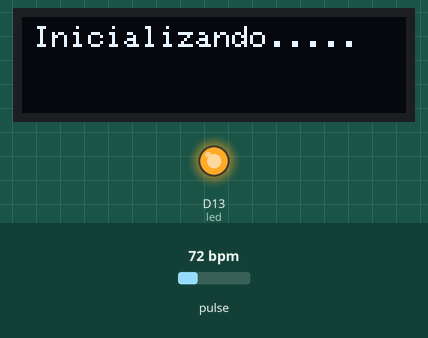
Recording of a sketch running on a simulated Arduino MKR. Shown: 128×32 one-colour display, output pins drawn as LEDs (lit = HIGH). Inputs (shaded band) come from the test bench; at power-on: pulse 72 bpm. WiFi joins after 1.5 s; servers stay silent unless stated; the display library's start-up logo is not drawn; no MQTT or app messages arrive unless stated; nothing arrives over Bluetooth unless stated; what the sketch prints to the serial monitor is not drawn.

Above: at 16.7 s.
At 19.7 s:
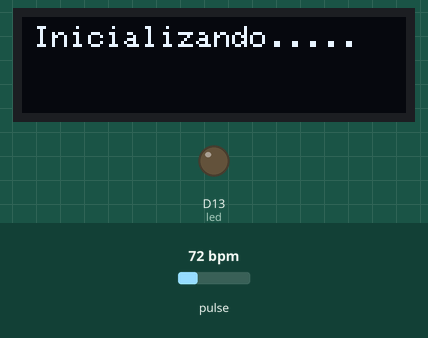
At 20.2 s:
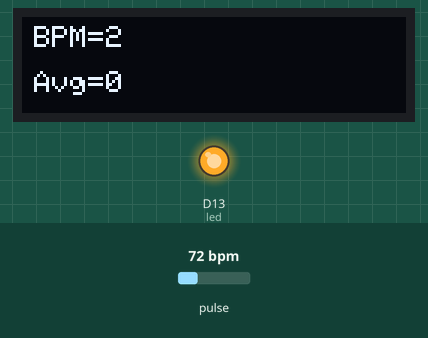
At 35.3 s:
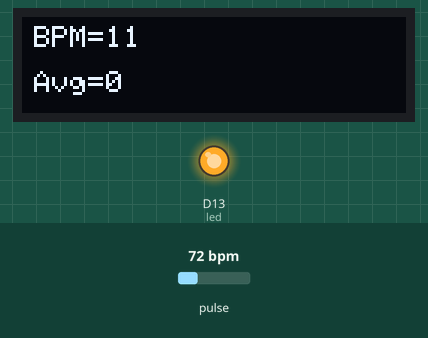
Timing chart, 0 to 36.8 s (numbered marks = the images above):
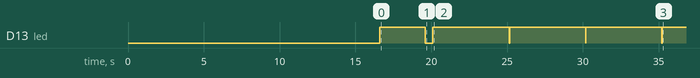

Measured:
- by itself, D13 (led): repeats every 5.1 s: HIGH 5.0 s, LOW 0.02 s
- what the display in image 0 shows lasts 3.5 s, from 16.6 s to 20.1 s
- what the display in image 2 shows lasts 5.0 s, from 20.2 s to 25.2 s

The sketch:

AllTogether.ino
```cpp
#include <Wire.h>
#include "MAX30105.h"
#include <WiFiNINA.h>
#include <ArduinoHttpClient.h>
#include <PubSubClient.h>
#include "heartRate.h"
#include <Adafruit_SSD1306.h>
#include <string>
#include <ArduinoBLE.h>

#define SCREEN_WIDTH 128 // OLED display width, in pixels
#define SCREEN_HEIGHT 32 // OLED display height, in pixels
#define OLED_RESET -1

MAX30105 particleSensor;
Adafruit_SSD1306 display(SCREEN_WIDTH, SCREEN_HEIGHT, &Wire, OLED_RESET);

const byte RATE_SIZE = 4;
byte rates[RATE_SIZE];
byte rateSpot = 0;
long lastBeat = 0;

float beatsPerMinute;
int beatAvg;

int textSize = 1;
bool textInverted = false;
String texto;
int textX;
int textY;
bool clearScreen = false;
String linea1;
String linea2;

int led = 13;

void subMQTT(char*);
void callback(char*, byte*, unsigned int);
void conectarWifi();
const char* ssid = "DIGIFIBRA-DDBB";
const char* password = "DKKQJ8QEF7";
const char* ubidotsToken = "BBFF-L5Ortesi8rSvkYiuLzBivbhi6nZQdC";
const char* ubidotsPassword = "@dani2703";
WiFiClient wifiClient;
PubSubClient client(wifiClient);
const char* mqttServer = "industrial.api.ubidots.com";
const int mqttPort = 1883;

BLEService bleService("19b10010-e8f2-537e-4f6c-d104768a1214"); // UUID for the BLE service
BLEIntCharacteristic intCharacteristic("2A37", BLERead | BLENotify);

void activarBluetooth();
void oledERRORDEDO();
void Blink(int ms);
void BlinkHIGH(int ms);
void BlinkLOW(int ms);

void setup() {
  delay(3000);
  Serial.begin(9600);
  Serial.println("Programa iniciado.");

  conectarWifi();
  subMQTT((char*)"/v1.6/devices/mqtt/pulsaciones/lv");

  if (!display.begin(SSD1306_SWITCHCAPVCC, 0x3C)) {
    Serial.print("SSD1306 allocation failed");
    for (;;)
      ; // Don't proceed, loop forever
  }

  display.display(); // Required by Adafruit Copywrite
  delay(2000);       // Pause for 2 seconds
  display.clearDisplay();

  // Initialize sensor
  if (!particleSensor.begin(Wire, I2C_SPEED_FAST)) {
    Serial.println("MAX30105 was not found. Please check wiring/power.");
    while (1)
      ;
  }
  particleSensor.setup();
  particleSensor.setPulseAmplitudeRed(0x0A);
  particleSensor.setPulseAmplitudeGreen(0);

  display.clearDisplay();
  printText(1, 4, 3, "Inicializando.....");
  display.display();
  pinMode(led, OUTPUT);
  digitalWrite(led, HIGH);
  delay(3000);
  digitalWrite(led, LOW);
  delay(500);

  activarBluetooth();
}

void loop() {

  BLEDevice central = BLE.central();


  oledERRORDEDO();
  long irValue = particleSensor.getIR();

  while (beatsPerMinute < 20 || beatsPerMinute > 220) {
    irValue = particleSensor.getIR();

    if (checkForBeat(irValue) == true) {
      long delta = millis() - lastBeat;
      lastBeat = millis();

      beatsPerMinute = 60 / (delta / 1000.0);

      if (beatsPerMinute < 255 && beatsPerMinute > 20) {
        rates[rateSpot++] = (byte)beatsPerMinute;
        rateSpot %= RATE_SIZE;

        beatAvg = 0;
        for (byte x = 0; x < RATE_SIZE; x++) {
          beatAvg += rates[x];
        }
        beatAvg /= RATE_SIZE;
      }
    }

    if (irValue < 50000) {
      linea1 = "ERROR DEDO";
      linea2 = "";
    } else {
      linea1 = "BPM=" + String(int(beatsPerMinute));
      linea2 = "Avg=" + String(beatAvg);
    }

    display.clearDisplay();
    printText(1, 4, 3, linea1);
    printText(1, 4, 18, linea2);
    display.display();

    intCharacteristic.writeValue(beatsPerMinute);
    Serial.println("Enviado valor del sensor al dispositivo conectado mediante BLE!");

    if (int(beatsPerMinute) < 70) {
      digitalWrite(led, HIGH);
      delay(5000);
      digitalWrite(led, LOW);
    } else {
      if (int(beatsPerMinute) >= 70 && int(beatsPerMinute) < 110) {
        Blink(1000);
        Blink(1000);
        BlinkHIGH(1000);
        digitalWrite(led, LOW);
      } else {
        if (int(beatsPerMinute) > 110) {
          Blink(500);
          Blink(500);
          Blink(500);
          Blink(500);
          Blink(500);
        }
      }
    }

    // Send data to Ubidots
    String payload = "{\"pulsaciones\":" + String(beatsPerMinute) + "}";
    client.publish("/v1.6/devices/mqtt", payload.c_str());
  }

}

void conectarWifi() {
  int status = WL_IDLE_STATUS;
  while (status != WL_CONNECTED) {
    Serial.print("Attempting to connect to SSID: ");
    Serial.println(ssid);
    status = WiFi.begin(ssid, password);
    delay(10000);
  }
  Serial.println("Connected to wifi");
}

void subMQTT(char *topic) {
  client.setServer(mqttServer, mqttPort);
  client.setCallback(callback);

  while (!client.connected()) {
    Serial.println("Connecting to MQTT...");
    if (client.connect("ESP32Client", ubidotsToken, ubidotsPassword)) {
      Serial.println("Connected to MQTT");
    } else {
      Serial.print("Failed with state ");
      Serial.println(client.state());
      delay(2000);
    }
  }
  client.subscribe(topic);
}

void callback(char *topic, byte *payload, unsigned int length) {
  Serial.print("Message arrived in topic: ");
  Serial.println(topic);
  Serial.print("Message:");
  for (int i = 0; i < length; i++) {
    Serial.print((char)payload[i]);
  }
  Serial.println();
}

void activarBluetooth() {
  if (!BLE.begin()) {
    Serial.println("Failed to initialize BLE!");
    while (1)
      ;
  }
  BLE.setLocalName("DanielAsensiArduino");
  BLE.setAdvertisedService(bleService);
  bleService.addCharacteristic(intCharacteristic);
  BLE.addService(bleService);
  intCharacteristic.writeValue(beatsPerMinute);
  BLE.advertise();
  Serial.println("Bluetooth activado!");
}

void printText(int Size, int X, int Y, String Texto) {
  display.setTextSize(Size);
  display.setTextColor(WHITE);
  display.setCursor(X, Y);
  display.println(Texto);
}

void oledERRORDEDO() {
  display.clearDisplay();
  printText(1, 4, 3, "ERROR DEDO");
  digitalWrite(led, HIGH);
  display.display();
}

void Blink(int ms) {
  BlinkHIGH(ms);
  BlinkLOW(ms);
}

void BlinkHIGH(int ms) {
  digitalWrite(led, HIGH);
  delay(ms);
}

void BlinkLOW(int ms) {
  digitalWrite(led, LOW);
  delay(ms);
}
```
